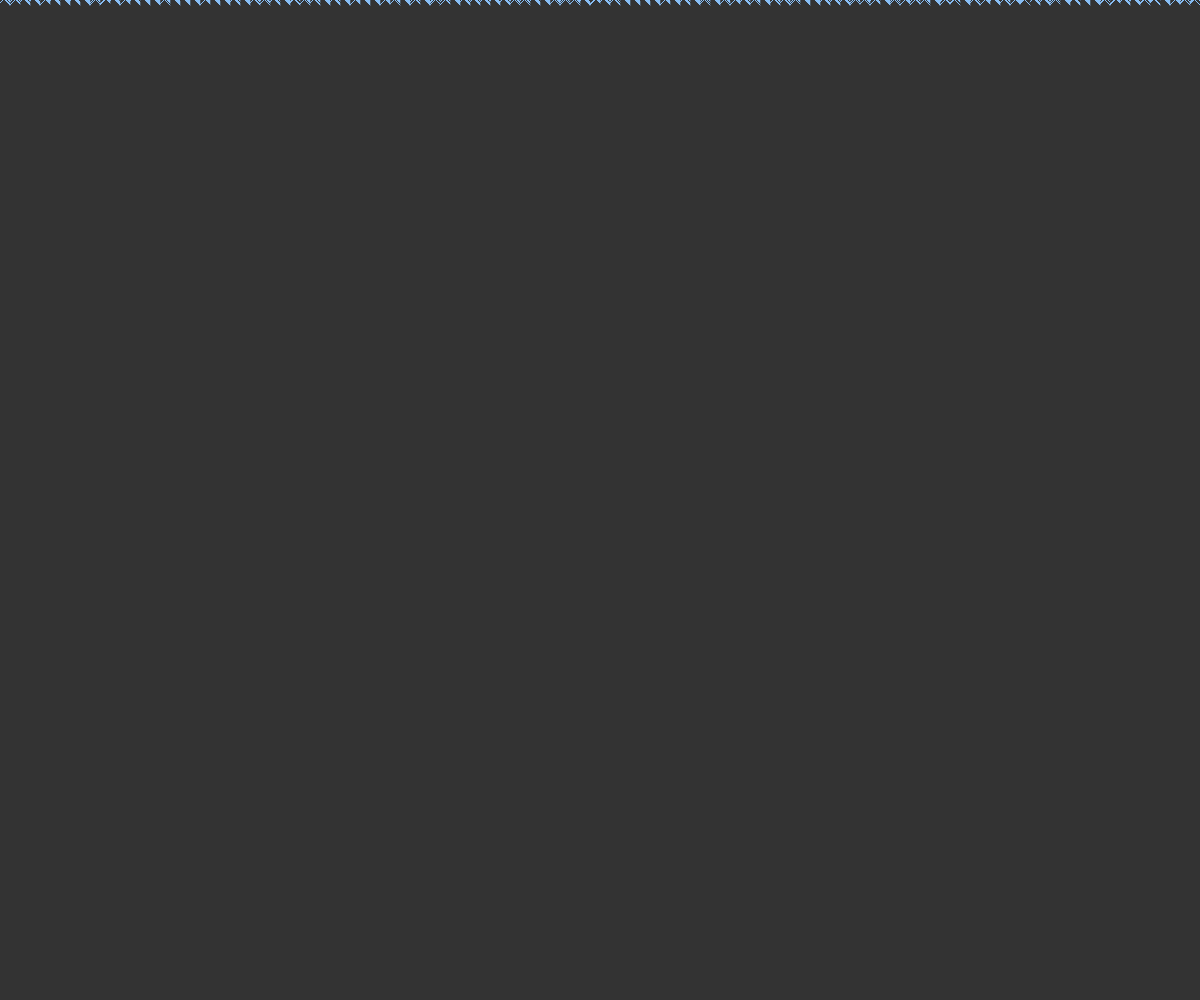
Frame 1 (no input)
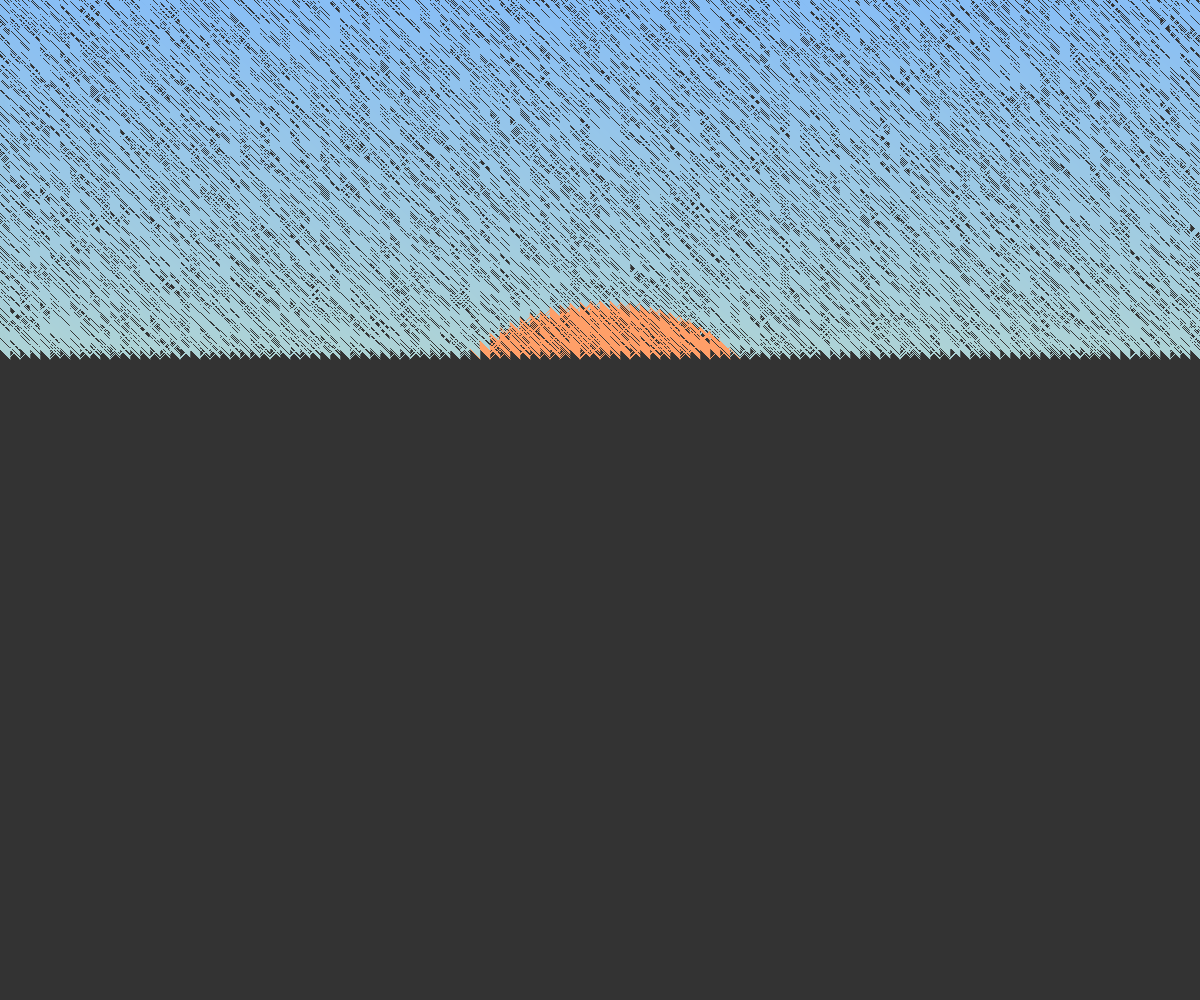
Frame 60 (no input)
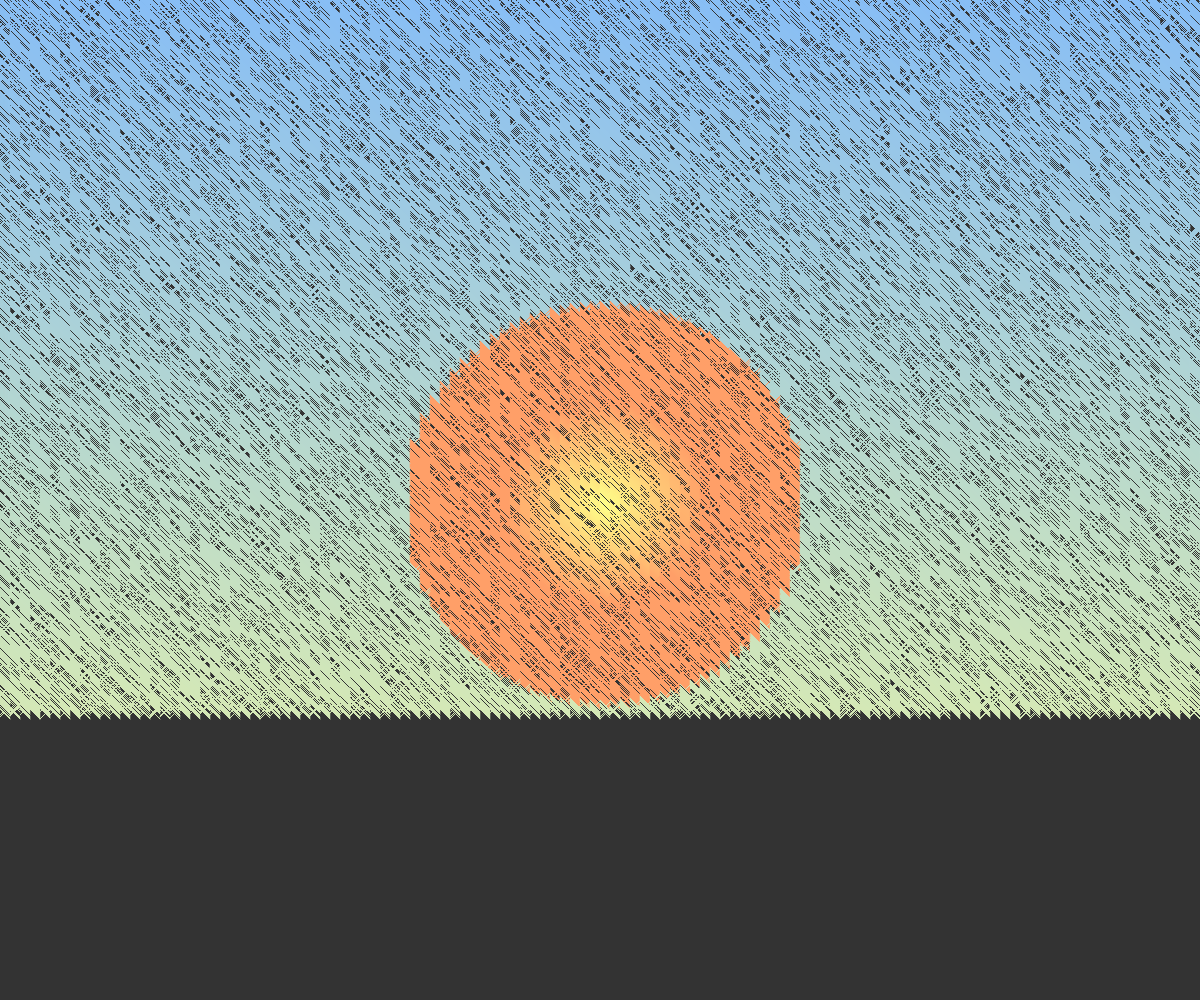
Frame 120 (the mouse pressed at the canvas centre since frame 60)

The p5.js sketch that drew these frames (run headless with seeded random() and noise() and a simulated clock; from frame 60 on, the mouse is pressed at the canvas centre):

// p5.js sketch
// ── sketch.js
let i=-10;
function setup() {
  createCanvas(windowWidth, windowHeight);
  background(51);
  noStroke();

 }
let fromB,toB,fromSun,toSun;
 function draw(){
       fromB=color('#88bef5') //blue
     toB= color('#f4fa9c') //yellow
     toSun=color('#ff9f68'); //orange
     fromSun=color('#feff89'); //yellow
  for(let j=0;j<=5;j++){
  if(i<height){
    // stroke(colore);
    personalisedLine(0,i,width,i);
    i++;
  } 
  }
 }
 function personalisedLine(xs,ys,xf,yf,strW=10){

  for(let x=xs;x<=xf;x+=strW)
    for(let y=ys;y<=yf;y+=strW){
      //
       let rad= dist(x,y,width/2,height/2);

      let colore;
       if(rad<200){
        colore=lerpColor(fromSun,toSun,map(rad,0,100,0,1));
      }
        else colore=lerpColor(fromB,toB,map(i,0,height,0,1));
      //
      fill(colore);
      stroke(colore);
      let r=random(1);
      let foo=strW;
      // let foo= strW/2; // for some cool spacing between lines
      // ellipse(x,y,random(1,strW)); //ellipse texture
      if(0.2<r)
        line(x,y,x+foo,y+foo);
      else if(r<0.6){
        line(x,y+foo,x+foo,y);
      }
      else if(r<0.8){
        line(x+foo,y,x,y+foo);
      }
    }
 }
